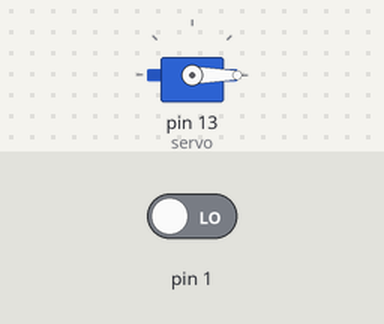
The sketch below on a simulated Arduino Uno, built with avr-gcc and run on an emulated ATmega328P. On the bench: servo. Inputs (shaded band) come from the test bench; at power-on: pin 1 LOW.

Above: at 1.2 s.
1.3 s: pin 1 driven HIGH
At 2.2 s:
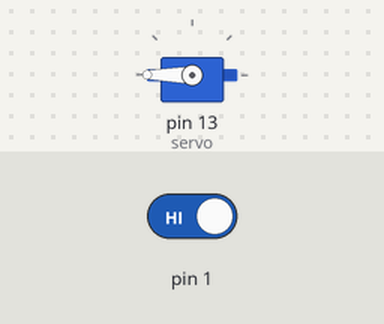
Timing chart, 0 to 4.3 s (numbered marks = the images above; inputs shaded):
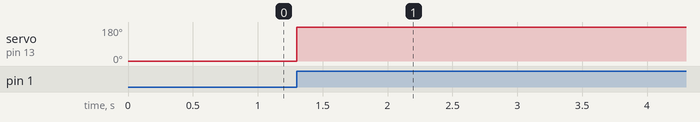

Measured:
- after the input at 1.3 s, servo on pin 13 (servo): 0° → 180° at once

The sketch:

INdiudual.ino
```cpp
#include <Servo.h>
Servo servo;

void setup() {
  servo.attach(13);  // servo mator signal pini
  servo.write(0);  // servoni holatini dastlabgi holatga nol holatga burish

  pinMode(8,INPUT);
  pinMode(9,INPUT);

}

void loop(){
  int swt_1 = 8;
  int swt_2 = 9;
  if(digitalRead(1) == HIGH){
    servo.write(180);
  }
}
```
